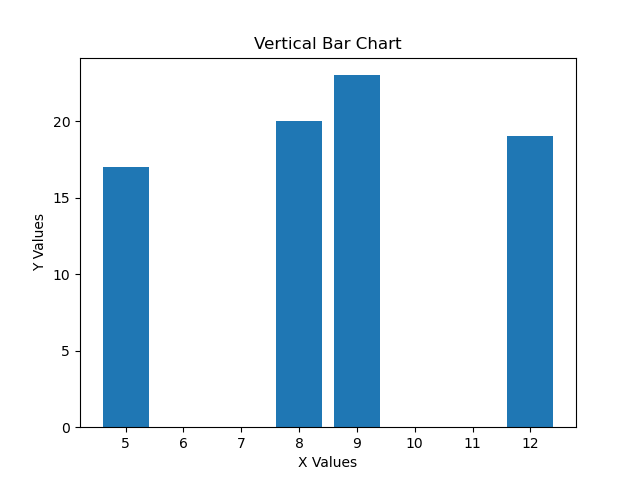

Source code (Python):
import matplotlib.pyplot as plt
n = int(input("Enter number of points: "))

x = []
y = []

for i in range(n):
    xv = int(input(f"Enter x value {i+1}: "))
    yv = int(input(f"Enter y value {i+1}: "))

    x.append(xv)
    y.append(yv)

plt.bar(x,y)
plt.title("Vertical Bar Chart")
plt.xlabel("X Values")
plt.ylabel("Y Values")
plt.savefig("1e.png")
